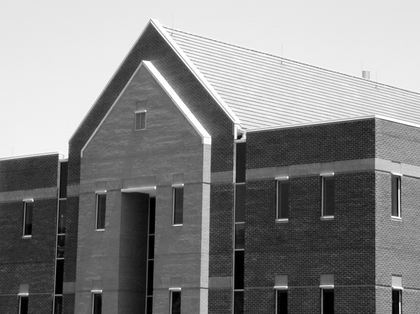
%> input picture Topic 06 - Image Segmentation/CODES/Fig1016(a)(building_original).tif, 420 x 314 px, shrunk from 1114 x 834 before the run
$ octave s29MarrHildEdges.m   (GNU Octave 9; MATLAB toolbox functions it lacks are replaced by stand-ins)
%> lines starting %> are read from the running program, lines starting %| are printed output that depends on the picture; in (x1, y1, x2, y2) boxes, pixels count from 0 and x2, y2 are one past the last pixel; in counts of white or black regions, pixels touching at a corner belong together; the program's own positions count from 1
%%%%%%%%%%%%%%%%%%%%%%%%%%%%%%%%%%%%%%%%%%%%%
% Autor: Alexandre Zaghetto                 %
% Data: 23/05/2017                          %
% Local: McGill University                  %
%%%%%%%%%%%%%%%%%%%%%%%%%%%%%%%%%%%%%%%%%%%%%
% The Marr-Hildreth edge detector           %
% Gonzalez 3rd Ed. pg. 716                  %
%%%%%%%%%%%%%%%%%%%%%%%%%%%%%%%%%%%%%%%%%%%%%

clear all
close all
clc

% Load image
I = imread('Fig1016(a)(building_original).tif');
%> I is the input picture: size 314x420 uint8; min 0, max 255, mean 133.3

% LoG Equation
sig = 4;
n = 1+2*floor(6*sig/2);

% Convolving the Gaussian with a Laplacian mask
for i = -floor(n/2):floor(n/2)
    for j = -floor(n/2):floor(n/2)
        hG(i+floor(n/2)+1, j+floor(n/2)+1) = exp( -(i^2 + j^2)/(2*sig^2));
    end
end
hG = hG/(sum(hG(:)));

% Convolution between Image and Gaussian
IG = conv2(double(I), double(hG));
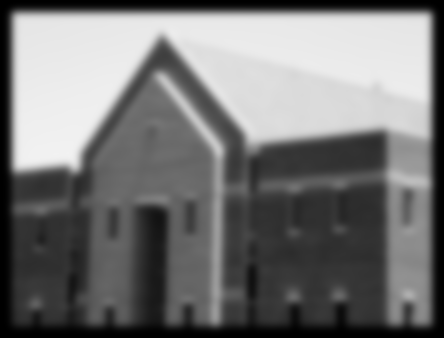
%> IG: size 338x444 double; min 5.67e-05, max 242.1, mean 117.1
figure;
imshow(IG,[]);

% Laplacian of the Gaussian
hL = [1 1 1;1  -8  1; 1 1 1];
ILoG = conv2(double(IG), double(hL));
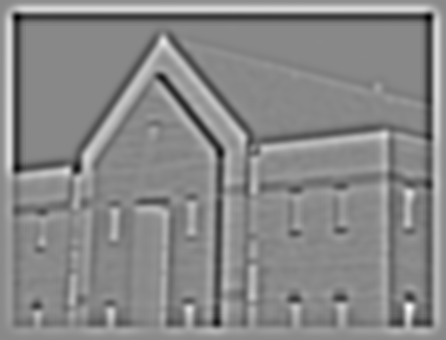
%> ILoG: size 340x446 double; min -17.68, max 15.32, mean 8.4e-17; drawn with min black and max white
figure
imshow(ILoG,[]);

% Zero-crossing

% Take the signs of every pixel
sig = double(sign(ILoG));
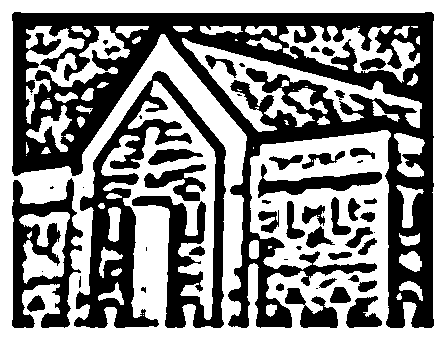
%> sig: size 340x446 double; values -1 (black) and 1 (white), 53.4% white; 53 black regions (16 under 20 px), largest, box (x1, y1, x2, y2) and area: (12, 12, 434, 328) 41803, (74, 71, 226, 328) 14454, (12, 178, 83, 328) 4701
[h, w] = size(sig);
%> h = 340; w = 446

% Verify signs of oposing pixels in all directions
t1 = filter2([1 0 0; 0 0 0; 0 0 1],sig);
t2 = filter2([0 1 0; 0 0 0; 0 1 0],sig);
t3 = filter2([0 0 1; 0 0 0; 1 0 0],sig);
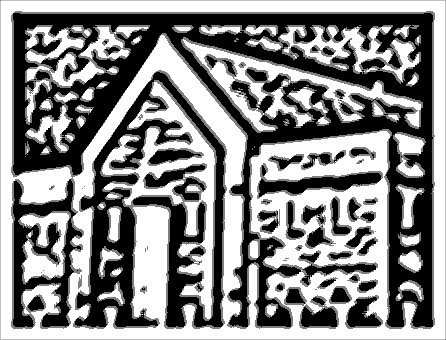
%> t3: size 340x446 double; min -2, max 2, mean 0.125; mean of the top-left, top-right, bottom-left and bottom-right quarters -0.0253, 0.0352, 0.214, 0.277; drawn with min black and max white
t4 = filter2([0 0 0; 1 0 1; 0 0 0],sig);

% Absolute value of differences between oposing pixels
i1 = abs(filter2([1 0 0; 0 0 0; 0 0 -1],ILoG));
i2 = abs(filter2([0 1 0; 0 0 0; 0 -1 0],ILoG));
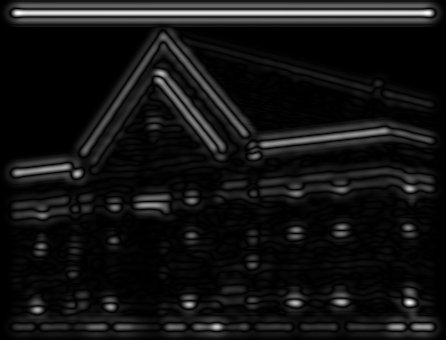
%> i2: size 340x446 double; min 1.17e-07, max 9.14, mean 0.7; drawn with min black and max white
i3 = abs(filter2([0 0 1; 0 0 0; -1 0 0],ILoG));
i4 = abs(filter2([0 0 0; 1 0 -1; 0 0 0],ILoG));
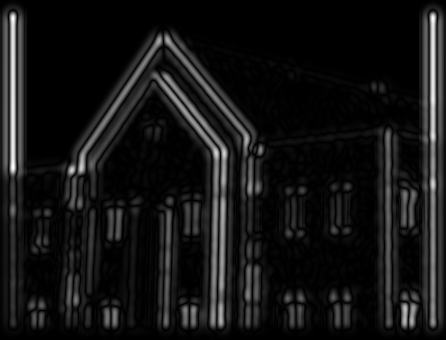
%> i4: size 340x446 double; min 1.45e-08, max 9.25, mean 0.766; drawn with min black and max white

% Pixels that meet the requiriments of zero-crossing and threshold
th = 0.085*max(ILoG(:));
%> th = 1.3
f1 = t1 == 0 & i1 > th;
%> f1: size 340x446 logical; 6.5% white in thin lines or dots, all inside (x1, y1, x2, y2) = (11, 11, 435, 329)
f2 = t2 == 0 & i2 > th;
%> f2: size 340x446 logical; 2.9% white in thin lines or dots, all inside (x1, y1, x2, y2) = (12, 11, 434, 329)
f3 = t3 == 0 & i3 > th;
f4 = t4 == 0 & i4 > th;
%> f4: size 340x446 logical; 4.1% white in thin lines or dots, all inside (x1, y1, x2, y2) = (11, 12, 435, 328)

f = f1 | f2 | f3 | f4;
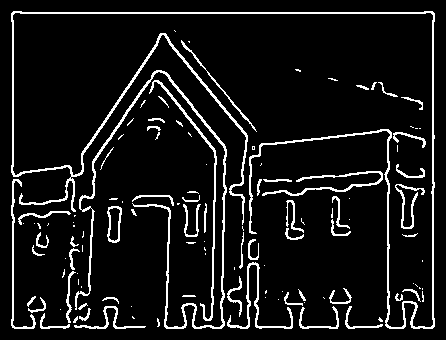
%> f: size 340x446 logical; 8.7% white in thin lines or dots, all inside (x1, y1, x2, y2) = (11, 11, 435, 329)
figure
imshow(f)
